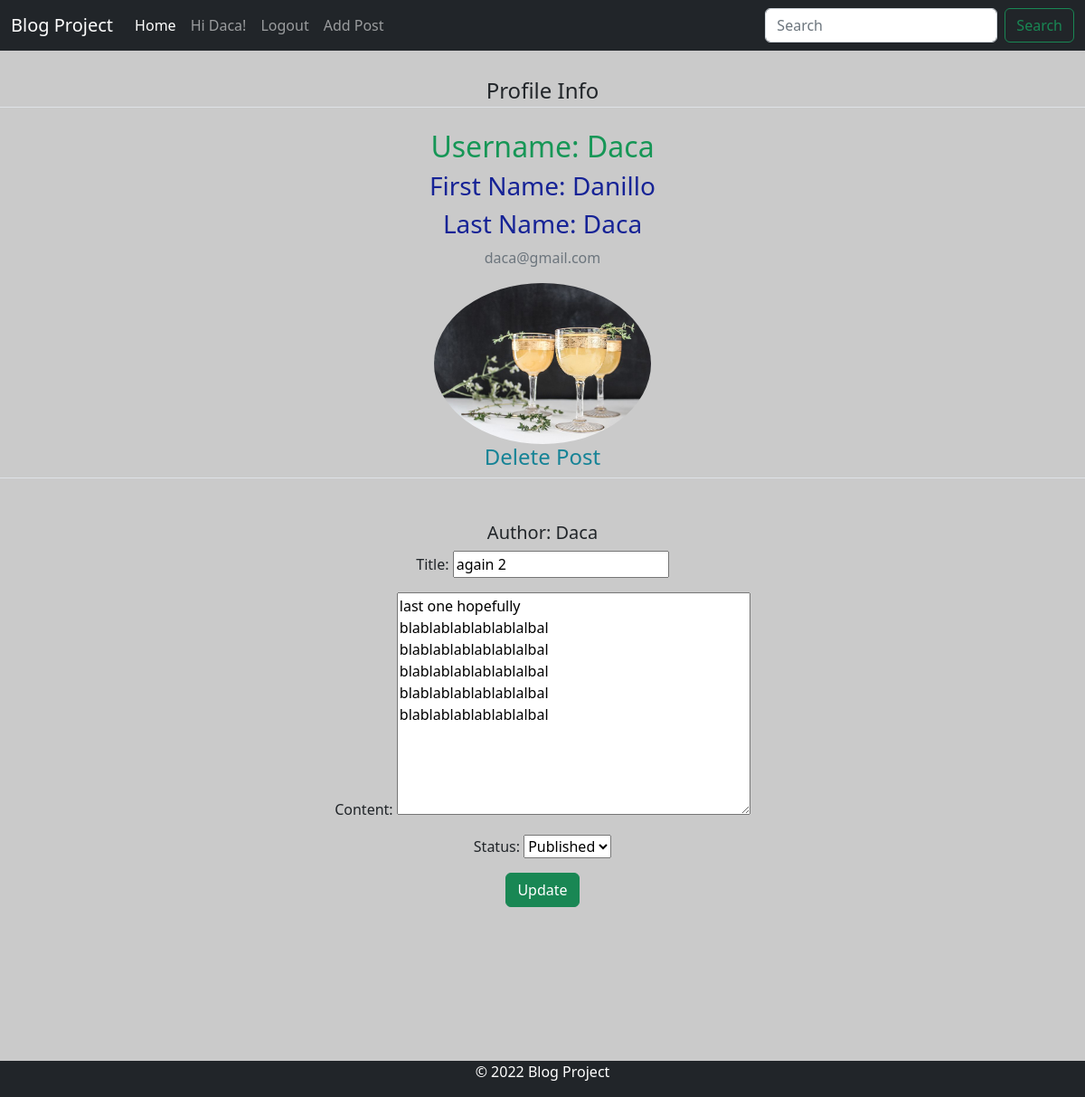
Screenshot of /blog_app/editpost/31/ (signed in) with the database file from the repository.
### blog_app/models.py (models this page shows, shortened)
class UserProfileInfo(models.Model):
    user = models.OneToOneField(User, on_delete=models.CASCADE)
    first_name = models.CharField(("First name"), max_length=50)
    last_name = models.CharField(("Last name"), max_length=50)
    profile_pic = models.ImageField(upload_to = 'profile_pics', blank = True)

class Post(models.Model):
    title = models.CharField(max_length=200, unique=True)
    author = models.ForeignKey(User, editable=False, on_delete= models.CASCADE,related_name='blog_posts', null=True)
    content = models.TextField()
    status = models.IntegerField(choices=STATUS, default=0)
    created_on = models.DateTimeField(auto_now_add=True)

### blog_app/views.py (the view)
# urls.py: url(r'^editpost/(?P<id>[0-9]+)/$', views.editpost, name="editpost"),
def editpost(request, id):
    post = Post.objects.get(id=id)
    blog=PostForm(instance=post)
    if request.method=="POST":
        post_form = PostForm(data=request.POST, instance=post)
        if post_form.is_valid():
            post_form.save()
            return redirect( 'user_profile')
    return render(request, "blog_app/edit.html", {'post_form':blog,})

### blog_app/forms.py
class PostForm(forms.ModelForm):
    class Meta():
        model = Post
        exclude = ['author']
        fields = ['title',  'content', 'status']

### templates/blog_app/edit.html (shortened to what this page needs)
<!DOCTYPE html>
{% extends "blog_app/base.html" %}
{% load staticfiles %}
{% block content %}
<div class="content-section">
      <div class="media">
        <legend class="border-bottom mb-4">Profile Info</legend>
        <div class="media-body">
            <h2 class="account-heading" >Username: {{ user.username }}</h2>
            <h3>First Name: {{ request.user.first_name }}</h3>
            <h3>Last Name: {{ request.user.last_name }}</h3>
            <p class="text-secondary">{{ user.email }}</p>
            <img class="rounded-circle article-img" src="{{ user.userprofileinfo.profile_pic.url }}" width='240' alt={{user}}>
        </div>
      </div>
      <legend class="border-bottom mb-4"><h4>Delete Post</h4></legend>
<br><br>
    <form enctype="multipart/form-data" method="POST">
    <h5>  Author: {{ user.username }} </h5>
        {{ post_form.as_p }}
        <button class="btn btn-md btn-success btn-block" type="submit">Update</button>
    </form>
</div >
{% endblock %}

### templates/blog_app/base.html (shortened to what this page needs)
{% load staticfiles %}
{% load static %}
<!DOCTYPE html>
<html lang="en">
<head>
    <link href="https://cdn.jsdelivr.net/npm/bootstrap@5.2.0-beta1/dist/css/bootstrap.min.css" rel="stylesheet">
    <link rel="stylesheet" href="{% static 'css/basicstyle.css' %}">
    <link href="{% static 'styles/base.css' %}" rel="stylesheet">
</head>
<body>
<header class="p-3 bg-dark">
<nav class="navbar navbar-expand-lg navbar-dark bg-dark fixed-top">
  <div class="container-fluid">
    <div class="collapse navbar-collapse" id="navbarTogglerDemo01">
      <a class="navbar-brand" href="{% url 'index' %}">Blog Project</a>
      <ul class="navbar-nav me-auto mb-2 mb-lg-0">
        <li class="nav-item">
          <a class="nav-link active" aria-current="page" href="{% url 'index' %}">Home</a>
        </li>
{% if user.is_authenticated %}
        <li class="nav-item">
          <a class="nav-link" href="{% url 'user_profile' %}">Hi {{ user.username }}!</a>
        </li>
        <li class="nav-item">
          <a class="nav-link" href="{% url 'logout' %}">Logout</a>
        </li>
        <li class="nav-item">
          <a class="nav-link" href="{% url 'blog_app:addpost' %}">Add Post</a>
        </li>
{% endif %}
      </ul>
      <form class="d-flex" role="search">
        <input class="form-control me-2" type="search" placeholder="Search" aria-label="Search">
        <button class="btn btn-outline-success" type="submit">Search</button>
      </form>
    </div>
  </div>
</nav>
  </header>
<div id="content-wrap">
{% block content %}
{% endblock %}
</div>
<div class="container" >
  <footer class="py-0  footer fixed-bottom bg-dark " id="footer">
    <p class="text-center " style="color: white;">© 2022 Blog Project</p>
  </footer>
</div>
</body>
</html>

### static/css/basicstyle.css (style rules this page uses)
body { background-color:rgb(202, 202, 202); }
h3 { color:rgb(22, 35, 150); }
h4 { color:rgb(22, 131, 150); }
h2 { color:rgb(22, 150, 86); }
#footer { position: fixed; bottom: 0; width: 100%; }
#content-wrap { margin-bottom: 50px; margin-top: 50px; position: relative; padding-bottom: 10rem; }

### static/styles/base.css (style rules this page uses)
body { text-align:center; }

### rows the page displays
Post: title "again 2", content "last one hopefully blablablablablablalbal blablablablablablalbal blablablablablablalbal blablablablablablalbal blablablablablablalbal", status "Published"

### other values shown
{{ user.username }} "Daca"
{{ request.user.first_name }} "Danillo"
{{ request.user.last_name }} "Daca"
{{ user.email }} "daca@gmail.com"
